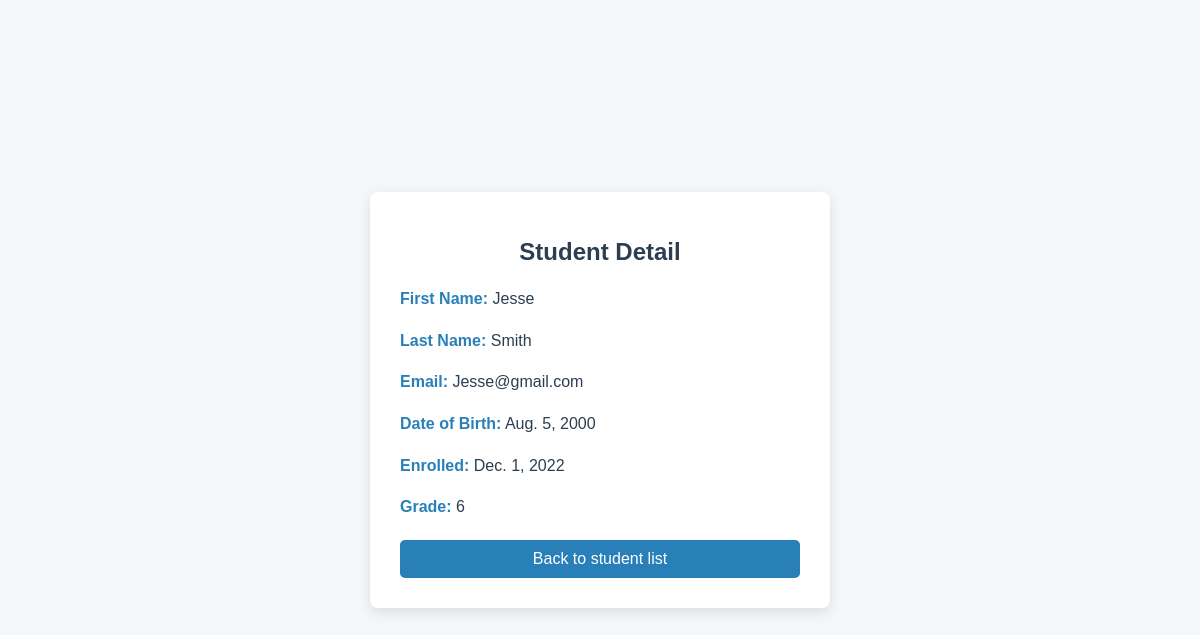
Page /students/7/ on the committed database.
### blog/models.py (models this page shows, shortened)
class Student(models.Model):
    first_name = models.CharField(max_length=30)
    last_name = models.CharField(max_length=30)
    email = models.EmailField(
        max_length=254,
        validators=[EmailValidator(message="Enter a valid email address.")]
    )
    date_of_birth = models.DateField()
    enrolled = models.DateField()
    grade = models.IntegerField(
        validators=[MinValueValidator(1), MaxValueValidator(12)]
    )
    class Meta:
        verbose_name_plural = "Students"

### blog/views.py (the view)
# urls.py: path('students/<int:student_id>/', views.student_detail, name='student_detail'),
def student_detail(request, student_id):
    student = get_object_or_404(Student, pk=student_id)  # Automatically raises 404 if student does not exist
    return render(request, "blog/student_detail.html", {"student": student})

### blog/templates/blog/student_detail.html (shortened to what this page needs)
<!DOCTYPE html>
<html lang="en">
<head>
</head>
<body>
    <div class="container">
        <h1>Student Detail</h1>
        <p><strong>First Name:</strong> {{ student.first_name }}</p>
        <p><strong>Last Name:</strong> {{ student.last_name }}</p>
        <p><strong>Email:</strong> {{ student.email }}</p>
        <p><strong>Date of Birth:</strong> {{ student.date_of_birth }}</p>
        <p><strong>Enrolled:</strong> {{ student.enrolled }}</p>
        <p><strong>Grade:</strong> {{ student.grade }}</p>
        <a href="{% url 'student_list' %}">Back to student list</a>
    </div>
</body>
</html>

### blog/templates/blog/student_detail.html (style rules this page uses)
body { font-family: Arial, sans-serif; background-color: #f4f7f9; display: flex; justify-content: center; align-items: center; height: 100vh; margin: 0; }
.container { background-color: white; padding: 30px; border-radius: 8px; box-shadow: 0px 4px 12px rgba(0, 0, 0, 0.1); max-width: 400px; width: 100%; }
h1 { text-align: center; font-size: 24px; color: #2c3e50; margin-bottom: 20px; }
p { font-size: 16px; line-height: 1.6; color: #2c3e50; }
strong { color: #2980b9; }
a { display: block; text-align: center; background-color: #2980b9; color: white; padding: 10px 20px; border-radius: 5px; text-decoration: none; font-weight: 500; margin-top: 20px; transition: background-color 0.3s ease; }

### rows in the picture
Student: first_name "Jesse", last_name "Smith", email "Jesse@gmail.com", date_of_birth "Aug. 5, 2000", enrolled "Dec. 1, 2022", grade "6"
